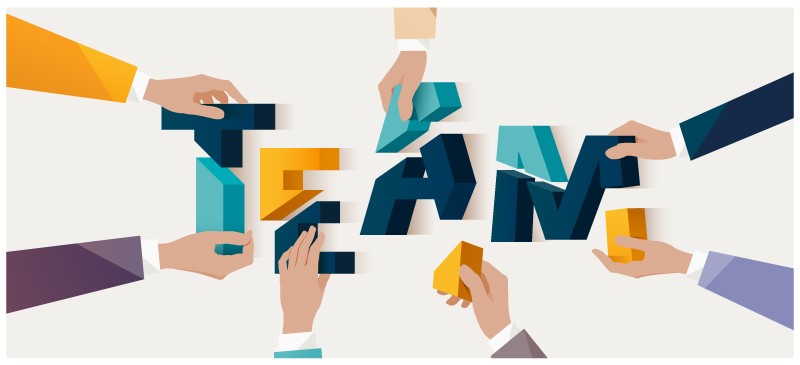
%> input picture Images/team.jpg, 800 x 365 px
$ octave anushi_scrip.m   (GNU Octave 9; MATLAB toolbox functions it lacks are replaced by stand-ins)
%> lines starting %> are read from the running program, lines starting %| are printed output that depends on the picture
clc
% By Amit
[baseFileName, folder] = uigetfile('*.jpg','Select The Image');
%> the answer given: ../Images/team.jpg
fullFileName = fullfile(folder, baseFileName);
[baseFileName, folder] = uigetfile('*.jpg','Select The Image');
%> the answer given: ../Images/team.jpg
fullFileName2 = fullfile(folder, baseFileName);

% Gray Scale Converted Images

theImage = imread(fullFileName);
%> theImage is the input picture: size 365x800x3 uint8; mean R, G, B 206.1, 205, 198
g =rgb2gray(theImage);
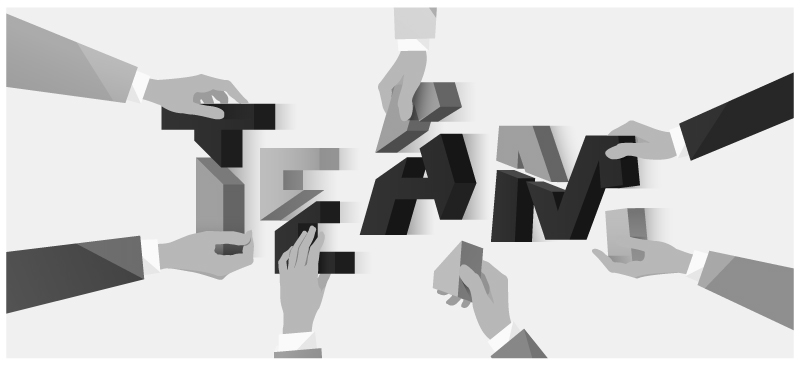
%> g: size 365x800 uint8; min 13, max 255, mean 204.6
subplot(1,2,1);
imshow(g);
title('Grey Image');
theCImage = imread(fullFileName2);
gg =rgb2gray(theCImage);
subplot(1,2,2);
imshow(gg);
title('Grey Image');
figure();

% Histogram Of Images

z=double(g);
subplot(1,2,1);
imhist(g);
axis off, axis tight;
title('Histogram');
zz=double(gg);
subplot(1,2,2);
imhist(gg);
axis off, axis tight;
title('Histogram');
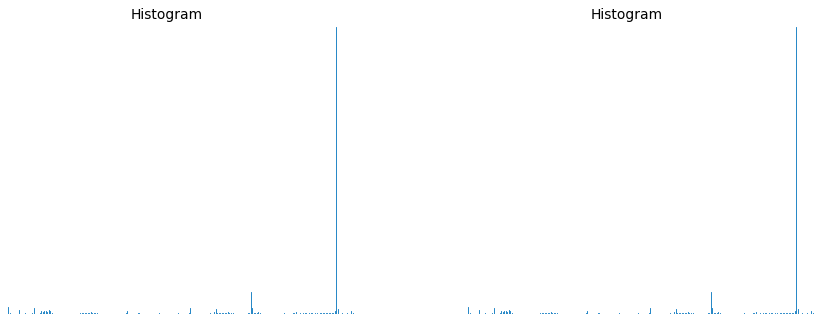
%> figure redrawn from the program's plot data, 2 panels; panel 1: highest point at x = 240, y = 170562
figure();

% Gamma Adjusted Images
% By Anushi
S=edge(g,'sobel');
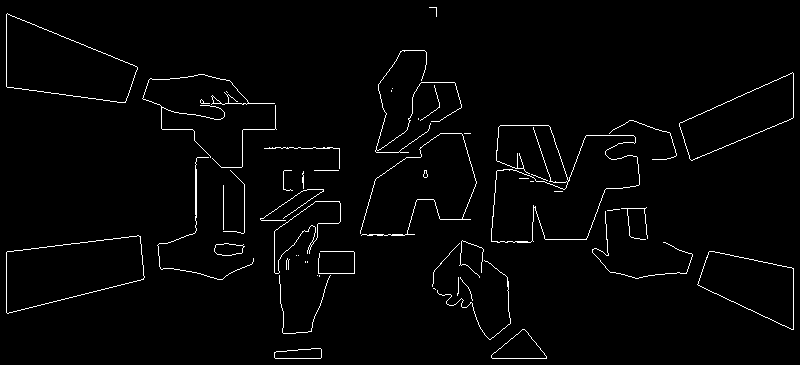
%> S: size 365x800 logical; 2.1% white in thin lines or dots
u=double(S);
%> u: size 365x800 double; values 0 (black) and 1 (white), 2.1% white in thin lines or dots
subplot(1,2,1);
y= imadjust(u,[],[],0.8);
imshow(y);
title('Gamma Adjusted Image');
SS=edge(gg,'sobel');
uu=double(SS);
subplot(1,2,2);
yy= imadjust(uu,[],[],0.8);
imshow(yy);
title('Gamma Adjusted Image');
figure();

% Smoothing of Images using Gaussian Filter
s= fspecial('gaussian',3);
f = imfilter(y,s);
subplot(1,2,1);
imshow(f,[]),title('Using Gaussian Filter Smoothing Image');
s= fspecial('gaussian',3);
ff = imfilter(yy,s);
subplot(1,2,2);
imshow(ff,[]),title('Using Gaussian Filter Smoothing Image');

% Comparing The Selected Iris
Amax = max(g,[],"all");
%> Amax = 255
Amin = min(g,[],"all");
%> Amin = 13
meanval = mean2(g);
%> meanval = 204.6
Amax2 = max(gg,[],"all");
%> Amax2 = 255
Amin2 = min(gg,[],"all");
%> Amin2 = 13
meanval2 = mean2(gg);
%> meanval2 = 204.6
if(Amax ~= Amax2) && (Amin ~= Amin2)
     disp('Different Iris')
      w = msgbox('DIFFERENT IRIS','Result');
elseif(meanval == meanval2)
    disp('Same Iris')
     w = msgbox('SAME IRIS','Result');
end
